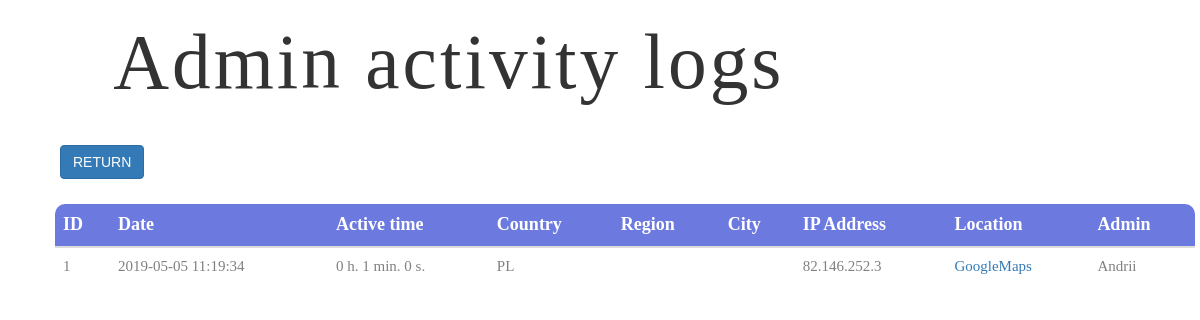
Page /admin_logs.php (signed in) on the committed database.
### tables this page shows
CREATE TABLE IF NOT EXISTS `adminlogs` (
  `id` int(11) NOT NULL AUTO_INCREMENT,
  `date` datetime DEFAULT NULL,
  `activetime` int(11) DEFAULT NULL,
  `country` varchar(10) NOT NULL,
  `ipaddress` varchar(20) NOT NULL,
  `location` varchar(50) NOT NULL,
  `activeadmin` varchar(30) NOT NULL,
  KEY `id` (`id`)
);

### admin_logs.php (the view, shortened to what this page needs)
<!DOCTYPE html>
<html lang="en">
<head>
     <link rel="stylesheet" href="css/bootstrap.min.css" >
</head>
<body>
    <div class="container">
		<div class="row">
			<div class="col-md-12 margin-left row-m-t">
			<h1><span class="glyphicon glyphicon-bookmark"></span>Admin activity logs</h1>
			<form>
			<input type="button" class="btn btn-primary margin-left-less row-m-t" value="RETURN" onClick='location.href="list.php"'>
			</form>
		</div>
	</div>
	</div>
	<div class="container">
	<div class="row">
	<div class="col-md-12 margin-left row-m-t">
			<table class="table">
		<thead>
		<tr><th>ID</th><th>Date</th><th>Active time</th><th>Country</th><th>Region</th><th>City</th><th>IP Address</th><th>Location</th><th>Admin</th></tr>
		</thead>
		<?php
		require_once "connect1.php";
		$connect = mysqli_connect ($host, $db_user, $db_password);
		mysqli_select_db ($connect, $db_name);
		$result = mysqli_query ($connect, "SELECT * FROM adminlogs ");
			while ($line = mysqli_fetch_array ($result))
			{
			$id = $line ['id'];
			$date = $line ['date'];
			$activetime = $line ['activetime'];
			$country = $line ['country'];
			$city = $line ['city'];
			$ipaddress = $line ['ipaddress'];
			$activeadmin = $line ['activeadmin'];
			$hours = (int)($activetime/3600);
			$minutes = (int)($activetime/60%60);
			$seconds = $activetime%60;
			print "<TR><TD>";
			echo $id;
			print "</TD><TD>";
			echo $date;
			print "</TD><TD>";
			echo "$hours h. $minutes min.  $seconds s.";
			print "</TD><TD>";
			echo $country;
			print "</TD><TD>";
			print "</TD><TD>";
			print"</TD><TD>";
			echo $ipaddress;
			print"</TD><TD>
			<a href='
			https://www.google.com/maps/search/?api=1&query=$city'>GoogleMaps</a><br>";
			print
			"</TD><TD>";
			echo $activeadmin;
			print"</TD></TR>\n";
			}
			print "</table>";
			?>
		</div>
		</div>
    </div>
</body>
</html>

### rows in the picture
adminlogs: id "1", date "2019-05-05 11:19:34", activetime "0", activetime "1", country "PL", ipaddress "82.146.252.3", activeadmin "Andrii"
